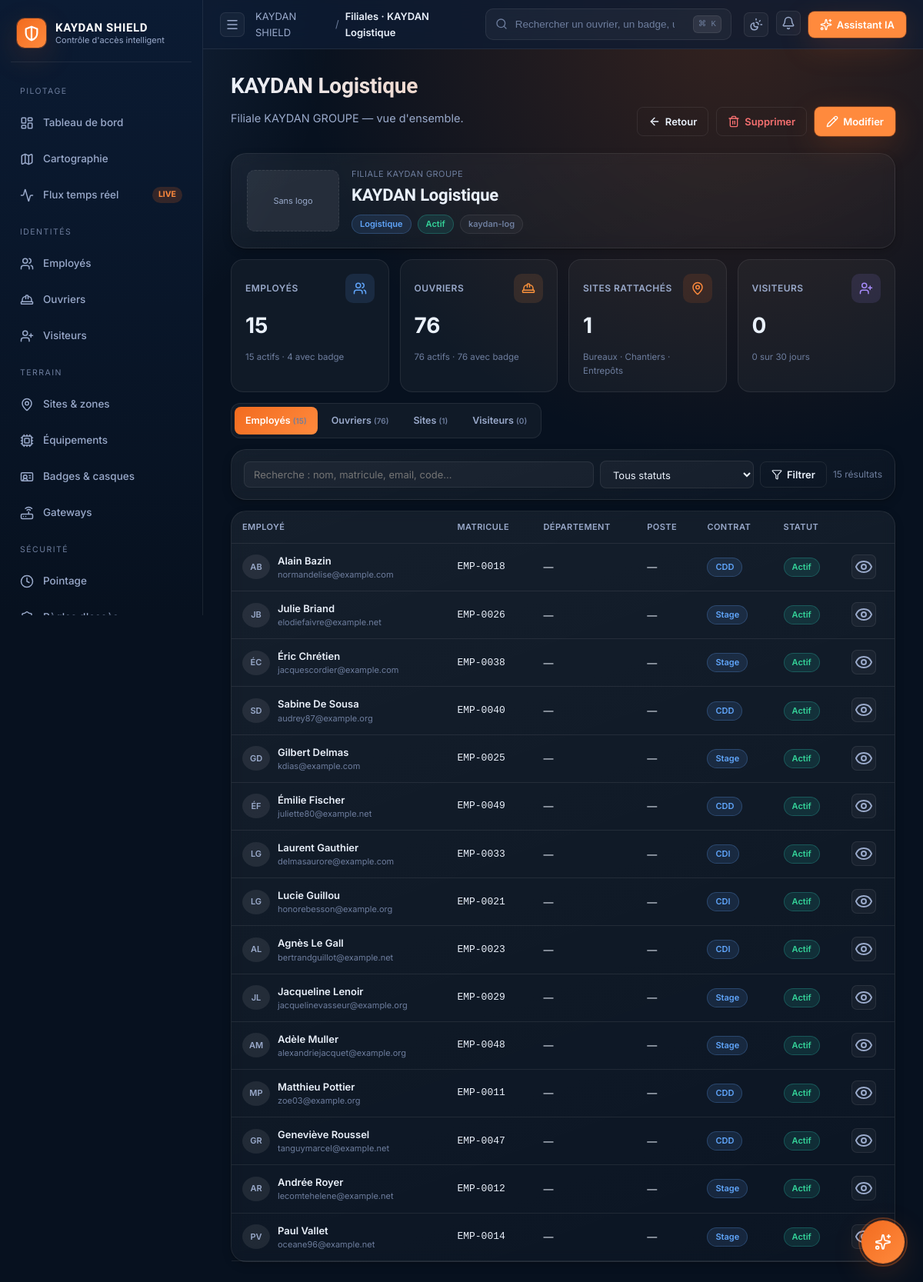
Screenshot of /companies-mng/2/ (signed in) with the database file from the repository.
### core/models.py (models this page shows)
class UUIDModel(models.Model):
    uuid = models.UUIDField(default=uuid.uuid4, editable=False, unique=True, db_index=True)
    class Meta:
        abstract = True

class TimeStampedModel(models.Model):
    created_at = models.DateTimeField(auto_now_add=True, db_index=True)
    updated_at = models.DateTimeField(auto_now=True)
    created_by = models.ForeignKey(
        settings.AUTH_USER_MODEL, null=True, blank=True,
        on_delete=models.SET_NULL, related_name="+",
    )
    updated_by = models.ForeignKey(
        settings.AUTH_USER_MODEL, null=True, blank=True,
        on_delete=models.SET_NULL, related_name="+",
    )
    class Meta:
        abstract = True

class Company(UUIDModel, TimeStampedModel):
    SECTOR_CHOICES = [
        ("btp", "BTP / Construction"), ("logistics", "Logistique"),
        ("industry", "Industrie"), ("services", "Services"),
        ("trading", "Commerce"), ("other", "Autre"),
    ]
    tenant = models.ForeignKey(Tenant, on_delete=models.CASCADE, related_name="companies")
    name = models.CharField(max_length=180)
    code = models.SlugField(max_length=40)
    legal_name = models.CharField(max_length=240, blank=True)
    tax_id = models.CharField("IFU / N° fiscal", max_length=40, blank=True)
    sector = models.CharField(max_length=24, choices=SECTOR_CHOICES, default="services")
    contact_name = models.CharField(max_length=180, blank=True)
    contact_email = models.EmailField(blank=True)
    contact_phone = models.CharField(max_length=32, blank=True)
    is_active = models.BooleanField(default=True)
    logo = models.ImageField(
        upload_to="companies/logos/", null=True, blank=True,
        help_text="Logo de la filiale (imprimé sur les badges employés).",
    )
    class Meta:
        unique_together = ("tenant", "code")
        ordering = ["name"]
    def __str__(self): return self.name

### employees/models.py (models this page shows, shortened)
class Employee(UUIDModel, TimeStampedModel):
    CONTRACT_CHOICES = [
        ("cdi", "CDI"), ("cdd", "CDD"), ("internship", "Stage"),
        ("freelance", "Indépendant"), ("temp", "Intérim"),
    ]
    STATUS_CHOICES = [
        ("active", "Actif"),
        ("on_leave", "En congé"),
        ("suspended", "Suspendu"),
        ("terminated", "Sorti"),
    ]
    tenant = models.ForeignKey("core.Tenant", on_delete=models.CASCADE, related_name="employees")
    company = models.ForeignKey(
        "core.Company", on_delete=models.PROTECT, related_name="employees",
    )
    user = models.OneToOneField(
        "accounts.User", null=True, blank=True,
        on_delete=models.SET_NULL, related_name="employee_profile",
    )
    matricule = models.CharField(max_length=40, db_index=True)
    first_name = models.CharField(max_length=120)
    last_name = models.CharField(max_length=120)
    email = models.EmailField(blank=True)
    phone = models.CharField(max_length=32, blank=True)
    photo = models.ImageField(upload_to="employees/photos/", null=True, blank=True)
    id_document = models.FileField(upload_to="employees/id/", null=True, blank=True)
    department = models.ForeignKey(
        Department, null=True, blank=True, on_delete=models.SET_NULL, related_name="employees",
    )
    position = models.ForeignKey(
        JobPosition, null=True, blank=True, on_delete=models.SET_NULL, related_name="employees",
    )
    manager = models.ForeignKey(
        "self", null=True, blank=True, on_delete=models.SET_NULL, related_name="subordinates",
    )
    contract_type = models.CharField(max_length=12, choices=CONTRACT_CHOICES, default="cdi")
    status = models.CharField(max_length=12, choices=STATUS_CHOICES, default="active")
    hired_at = models.DateField(null=True, blank=True)
    ended_at = models.DateField(null=True, blank=True)
    WORK_LOCATION_CHOICES = [
        ("field",  "Chantier"),
        ("office", "Bureau"),
        ("both",   "Bureau + chantiers"),
    ]
    work_location = models.CharField(
        max_length=8,
        choices=WORK_LOCATION_CHOICES,
        default="office",
        help_text="Détermine si l'employé requiert un couplage badge + casque RFID sur les chantiers.",
    )
    authorized_sites = models.ManyToManyField("sites.Site", blank=True, related_name="authorized_employees")
    class Meta:
        unique_together = ("tenant", "matricule")
        ordering = ["last_name", "first_name"]
    @property
    def badge(self):
        """Badge RFID actif associé à cet employé (None si aucun)."""
        from devices.models import Badge
        return Badge.objects.filter(
            category="employee_rfid", holder_kind="employee",
            holder_object_id=self.id, status="active",
        ).first()

### administration/crud_views.py (the view)
    class _Detail(AdminContextMixin, DetailView):
        template_name = detail_template or "administration/_detail.html"
        def get_context_data(self, **kwargs):
            ctx = super().get_context_data(**kwargs)
            ctx["page_title"] = f"{entity_label} · {self.object}"
            ctx["fields"] = self._build_fields()
            ctx["update_url"] = reverse(f"admin-{_url_key}-update", args=[self.object.pk])
            ctx["delete_url"] = reverse(f"admin-{_url_key}-delete", args=[self.object.pk])
            ctx["url_key"] = _url_key
            if detail_context_extras is not None:
                try:
                    extras = detail_context_extras(self, ctx) or {}
                    ctx.update(extras)
                except Exception:
                    import logging
                    logging.getLogger(__name__).exception(
                        "detail_context_extras failed for %s", _url_key,
                    )
            return ctx
        def _build_fields(self):
            from collections import OrderedDict
            grouped = OrderedDict()
            for key, _, _ in _CATEGORY_META:
                grouped[key] = []
            for f in self.object._meta.get_fields():
                fname = getattr(f, "name", None)
                if not fname or fname in _HIDDEN_FIELDS:
                    continue
                if f.is_relation and f.many_to_many:
                    try:
                        vals = list(getattr(self.object, fname).all()[:5])
                        val = ", ".join(str(v) for v in vals) if vals else None
                    except Exception:
                        val = None
                elif f.is_relation and f.one_to_many:
                    continue  # reverse relations affichées via context_extras
                elif f.is_relation:
                    try: val = getattr(self.object, fname, None)
                    except Exception: val = None
                else:
                    val = getattr(self.object, fname, None)
                getter = f"get_{fname}_display"
                if hasattr(self.object, getter):
                    try: val = getattr(self.object, getter)()
                    except Exception: pass
                if hasattr(f, "verbose_name"):
                    label = str(f.verbose_name).capitalize()
                else:
                    label = fname.replace("_", " ").capitalize()
                category = _CATEGORY_BY_FIELD.get(fname, "other")
                icon = _ICON_BY_FIELD.get(fname, "circle-dot")
                grouped[category].append({
                    "label": label, "value": val, "icon": icon,
                    "raw_name": fname,
                })
            sections = []
            for key, title, sec_icon in _CATEGORY_META:
                items = grouped.get(key) or []
                if items:
                    sections.append({"key": key, "title": title,
                                      "icon": sec_icon, "items": items})
            return sections

### templates/administration/company_detail.html (shortened to what this page needs)
{% extends "administration/_detail.html" %}
{% load static admin_filters %}
{% block page_subtitle %}Filiale KAYDAN GROUPE — vue d'ensemble.{% endblock %}
{% block content %}
<section class="card mb-2">
  <div class="row gap-4" style="align-items:center;flex-wrap:wrap">
    {% if object.logo %}
      <img src="{{ object.logo.url }}" alt="{{ object.name }}"
           style="max-width:120px;max-height:80px;object-fit:contain;background:white;
                  border-radius:10px;padding:8px;border:1px solid var(--border)">
    {% else %}
      <div style="width:120px;height:80px;background:var(--surface-strong);border:1px dashed var(--border);
                  border-radius:10px;display:flex;align-items:center;justify-content:center;
                  color:var(--text-muted);font-size:11px">Sans logo</div>
    {% endif %}
    <div style="flex:1;min-width:240px">
      <div class="text-dim" style="font-size:11px;text-transform:uppercase;letter-spacing:.04em">
        Filiale KAYDAN GROUPE
      </div>
      <h2 style="margin:2px 0 8px;font-size:22px">{{ object.name }}</h2>
      <div class="row gap-2" style="flex-wrap:wrap">
        <span class="pill pill-info">{{ object.get_sector_display }}</span>
        {% if object.is_active %}
          <span class="pill pill-success">Actif</span>
        {% else %}
          <span class="pill pill-muted">Inactif</span>
        {% endif %}
        <span class="pill pill-muted">{{ object.code|default:"" }}</span>
      </div>
    </div>
  </div>
</section>
<section class="kpi-row mb-2">
  <a href="?tab=employees" class="stat-card" style="text-decoration:none;color:inherit">
    <div class="row">
      <span class="label">Employés</span>
      <span class="icon" style="background:rgba(96,165,250,.12);color:var(--info)">
        <i data-lucide="users" style="width:18px;height:18px"></i>
      </span>
    </div>
    <div class="value">{{ employees_count }}</div>
    <div class="sub">{{ employees_active }} actifs · {{ employees_with_badge }} avec badge</div>
  </a>
  <a href="?tab=workers" class="stat-card" style="text-decoration:none;color:inherit">
    <div class="row">
      <span class="label">Ouvriers</span>
      <span class="icon" style="background:rgba(251,146,60,.12);color:#fb923c">
        <i data-lucide="hard-hat" style="width:18px;height:18px"></i>
      </span>
    </div>
    <div class="value">{{ workers_count }}</div>
    <div class="sub">{{ workers_active }} actifs · {{ workers_with_badge }} avec badge</div>
  </a>
  <a href="?tab=sites" class="stat-card" style="text-decoration:none;color:inherit">
    <div class="row">
      <span class="label">Sites rattachés</span>
      <span class="icon" style="background:rgba(242,107,31,.12);color:var(--ks-orange-400)">
        <i data-lucide="map-pin" style="width:18px;height:18px"></i>
      </span>
    </div>
    <div class="value">{{ sites_count }}</div>
    <div class="sub">Bureaux · Chantiers · Entrepôts</div>
  </a>
  <a href="?tab=visitors" class="stat-card" style="text-decoration:none;color:inherit">
    <div class="row">
      <span class="label">Visiteurs</span>
      <span class="icon" style="background:rgba(167,139,250,.12);color:#a78bfa">
        <i data-lucide="user-plus" style="width:18px;height:18px"></i>
      </span>
    </div>
    <div class="value">{{ visitors_count }}</div>
    <div class="sub">{{ visitors_recent }} sur 30 jours</div>
  </a>
</section>
<nav class="tabs mb-2">
  <a class="tab {% if tab == 'employees' %}is-active{% endif %}" href="?tab=employees">
    Employés <span class="text-dim" style="font-size:10px">({{ employees_count }})</span>
  </a>
  <a class="tab {% if tab == 'workers' %}is-active{% endif %}" href="?tab=workers">
    Ouvriers <span class="text-dim" style="font-size:10px">({{ workers_count }})</span>
  </a>
  <a class="tab {% if tab == 'sites' %}is-active{% endif %}" href="?tab=sites">
    Sites <span class="text-dim" style="font-size:10px">({{ sites_count }})</span>
  </a>
  <a class="tab {% if tab == 'visitors' %}is-active{% endif %}" href="?tab=visitors">
    Visiteurs <span class="text-dim" style="font-size:10px">({{ visitors_count }})</span>
  </a>
</nav>
<section class="card mb-2" style="padding:14px 16px">
  <form method="get" class="row gap-2" style="flex-wrap:wrap;align-items:center">
    <input class="form-input" name="q" value="{{ q }}"
           placeholder="Recherche : nom, matricule, email, code…"
           style="flex:1;min-width:240px">
    {% if tab == 'employees' or tab == 'workers' or tab == 'sites' %}
    <select name="status" class="form-select" style="max-width:200px">
      <option value="">Tous statuts</option>
    </select>
    {% endif %}
    <button class="btn btn-ghost" type="submit"><i data-lucide="filter" style="width:14px;height:14px"></i> Filtrer</button>
    <span class="text-dim" style="font-size:12px;margin-left:auto">
      {{ filtered_count }} résultat{{ filtered_count|pluralize }}
    </span>
  </form>
</section>
<section class="card" style="padding:0">
  {% if tab == 'employees' %}
    {% if employees %}
    <div class="table-wrap"><table class="table">
      <thead><tr>
        <th>Employé</th><th>Matricule</th><th>Département</th><th>Poste</th><th>Contrat</th><th>Statut</th><th></th>
      </tr></thead>
      <tbody>
        {% for e in employees %}
        <tr>
          <td>
            <div class="row" style="gap:10px;align-items:center">
              {% if e.photo %}<img src="{{ e.photo.url }}" style="width:32px;height:32px;border-radius:50%;object-fit:cover">
              {% else %}<div class="avatar" style="width:32px;height:32px;font-size:11px">{{ e.first_name|slice:":1" }}{{ e.last_name|slice:":1" }}</div>{% endif %}
              <div>
                <div style="font-weight:600">{{ e.first_name }} {{ e.last_name }}</div>
                <div class="text-dim" style="font-size:11px">{{ e.email|default:"—" }}</div>
              </div>
            </div>
          </td>
          <td class="mono">{{ e.matricule }}</td>
          <td>{{ e.department.name|default:"—" }}</td>
          <td>{{ e.position.title|default:"—" }}</td>
          <td><span class="pill pill-info">{{ e.get_contract_type_display }}</span></td>
          <td>{% if e.status == 'active' %}<span class="pill pill-success">Actif</span>{% elif e.status == 'on_leave' %}<span class="pill pill-info">Congé</span>{% else %}<span class="pill pill-muted">{{ e.get_status_display }}</span>{% endif %}</td>
          <td><a class="icon-btn" href="{% url 'admin-employee-detail' e.pk %}"><i data-lucide="eye"></i></a></td>
        </tr>
        {% endfor %}
      </tbody>
    </table></div>
    {% else %}{% include "administration/_partials/empty_card.html" with icon="users" title="Aucun employé pour ce filtre" %}{% endif %}
  {% endif %}
</section>
{% endblock %}

### templates/administration/_detail.html (shortened to what this page needs)
{% extends "layout/base.html" %}
{% load static %}
{% block breadcrumb %}{{ entity_label_plural }} · {{ object }}{% endblock %}
{% block page_actions %}
  <a class="btn btn-ghost" href="{% url list_url_name %}">
    <i data-lucide="arrow-left" style="width:16px;height:16px"></i> Retour
  </a>
  <a class="btn btn-ghost" href="{{ delete_url }}" style="color:var(--danger)">
    <i data-lucide="trash-2" style="width:16px;height:16px"></i> Supprimer
  </a>
  <a class="btn btn-primary" href="{{ update_url }}">
    <i data-lucide="pencil" style="width:16px;height:16px"></i> Modifier
  </a>
{% endblock %}

### rows the page displays
Company: name "KAYDAN Logistique", sector "Logistique", code "kaydan-log"
Employee: first_name "A", last_name "B", first_name "Alain", last_name "Bazin", email "normandelise@example.com", matricule "EMP-0018", department.name "—", position "—", contract_type "CDD", status "Actif"
Employee: first_name "J", last_name "B", first_name "Julie", last_name "Briand", email "elodiefaivre@example.net", matricule "EMP-0026", department.name "—", position "—", contract_type "Stage", status "Actif"
Employee: first_name "É", last_name "C", first_name "Éric", last_name "Chrétien", email "jacquescordier@example.com", matricule "EMP-0038", department.name "—", position "—", contract_type "Stage", status "Actif"
Employee: first_name "S", last_name "D", first_name "Sabine", last_name "De Sousa", email "audrey87@example.org", matricule "EMP-0040", department.name "—", position "—", contract_type "CDD", status "Actif"
Employee: first_name "G", last_name "D", first_name "Gilbert", last_name "Delmas", email "kdias@example.com", matricule "EMP-0025", department.name "—", position "—", contract_type "Stage", status "Actif"
Employee: first_name "É", last_name "F", first_name "Émilie", last_name "Fischer", email "juliette80@example.net", matricule "EMP-0049", department.name "—", position "—", contract_type "CDD", status "Actif"
Employee: first_name "L", last_name "G", first_name "Laurent", last_name "Gauthier", email "delmasaurore@example.com", matricule "EMP-0033", department.name "—", position "—", contract_type "CDI", status "Actif"
Employee: first_name "L", last_name "G", first_name "Lucie", last_name "Guillou", email "honorebesson@example.org", matricule "EMP-0021", department.name "—", position "—", contract_type "CDI", status "Actif"
Employee: first_name "A", last_name "L", first_name "Agnès", last_name "Le Gall", email "bertrandguillot@example.net", matricule "EMP-0023", department.name "—", position "—", contract_type "CDI", status "Actif"
Employee: first_name "J", last_name "L", first_name "Jacqueline", last_name "Lenoir", email "jacquelinevasseur@example.org", matricule "EMP-0029", department.name "—", position "—", contract_type "Stage", status "Actif"
Employee: first_name "A", last_name "M", first_name "Adèle", last_name "Muller", email "alexandriejacquet@example.org", matricule "EMP-0048", department.name "—", position "—", contract_type "Stage", status "Actif"
Employee: first_name "M", last_name "P", first_name "Matthieu", last_name "Pottier", email "zoe03@example.org", matricule "EMP-0011", department.name "—", position "—", contract_type "CDD", status "Actif"
Employee: first_name "G", last_name "R", first_name "Geneviève", last_name "Roussel", email "tanguymarcel@example.net", matricule "EMP-0047", department.name "—", position "—", contract_type "CDD", status "Actif"
Employee: first_name "A", last_name "R", first_name "Andrée", last_name "Royer", email "lecomtehelene@example.net", matricule "EMP-0012", department.name "—", position "—", contract_type "Stage", status "Actif"
Employee: first_name "P", last_name "V", first_name "Paul", last_name "Vallet", email "oceane96@example.net", matricule "EMP-0014", department.name "—", position "—", contract_type "Stage", status "Actif"

### other values shown
{{ entity_label_plural }} "Filiales"
{{ employees_count }} "15"
{{ employees_active }} "15"
{{ employees_with_badge }} "4"
{{ workers_count }} "76"
{{ workers_active }} "76"
{{ workers_with_badge }} "76"
{{ sites_count }} "1"
{{ visitors_count }} "0"
{{ visitors_recent }} "0"
{{ filtered_count }} "15"
